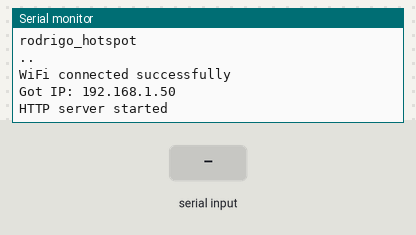
A sketch run on a simulated ESP32. Shown: the last lines printed to the serial monitor. The inputs (shaded band) are chosen by the test bench. WiFi joins after 1.5 s; servers stay silent unless stated.

Above: at 13.2 s.
13.3 s: "luluru14\n" received over the second serial link
At 14.5 s:
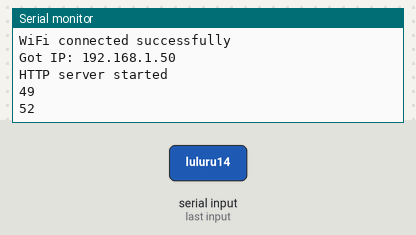
14.8 s: "2" received over the second serial link
At 15.5 s:
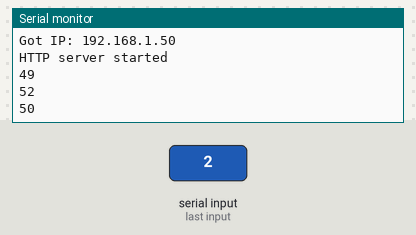

The sketch:

esp32.ino
```cpp
#include <WiFi.h>
#include <WebServer.h>

#define RX1 2
#define TX1 4
#define RX2 16
#define TX2 17

//const char* ssid = "Lulu";
//const char* password = "luluru14";
const char* ssid = "rodrigo_hotspot";
const char* password = "Fideo123";
int parkingStatus[8] = {true,true,true,true,true,true,true,true};
int uart1Read = 0;
int uart2Read = 0;
int parkingCount = 0;
WebServer server(80);

void setup() {
  Serial.begin(115200);
  Serial1.begin(115200, SERIAL_8N1, RX1, TX1);
  Serial2.begin(115200, SERIAL_8N1, RX2, TX2);
  Serial.println("Connecting to ");
  Serial.println(ssid);
  //Se inicia la conexión a WiFi
  WiFi.begin(ssid, password);
  //Esperar a que se conecte el WiFi
  while (WiFi.status() != WL_CONNECTED) {
    delay(1000);
    Serial.print(".");
  }
  //Se imprime mensaje de exito y la dirección IP del servidor
  Serial.println("");
  Serial.println("WiFi connected successfully");
  Serial.print("Got IP: ");
  Serial.println(WiFi.localIP());
  //Handler principal de la página
  server.on("/", handle_OnConnect);
  //Cuando no se encuentra la pagina
  server.onNotFound(handle_NotFound);
  //Iniciar servidor
  server.begin();
  Serial.println("HTTP server started");
  delay(10000);
}

void loop() {
  server.handleClient();
  server.send(200, "text/html", HTMLPage());
  uart1Read = Serial1.read();
  if (uart1Read > 48 && uart1Read <60) {Serial.println(uart1Read);}
  if (uart1Read == 49) {
    parkingStatus[0] = true;
  } else if (uart1Read == 50) {
    parkingStatus[1] = true;
  } else if (uart1Read == 51) {
    parkingStatus[2] = true;
  } else if (uart1Read == 52) {
    parkingStatus[3] = true;
  } else if (uart1Read == 53) {
    parkingStatus[0] = false;
  } else if (uart1Read == 54) {
    parkingStatus[1] = false;
  } else if (uart1Read == 55) {
    parkingStatus[2] = false;
  } else if (uart1Read == 56) {
    parkingStatus[3] = false;
  }
  uart2Read = Serial2.read();
  if (uart2Read > 48 && uart2Read < 60) {Serial.println(uart2Read);}
  if (uart2Read == 49) {
    parkingStatus[4] = true;
  } else if (uart2Read == 50) {
    parkingStatus[5] = true;
  } else if (uart2Read == 51) {
    parkingStatus[6] = true;
  } else if (uart2Read == 52) {
    parkingStatus[7] = true;
  } else if (uart2Read == 53) {
    parkingStatus[4] = false;
  } else if (uart2Read == 54) {
    parkingStatus[5] = false;
  } else if (uart2Read == 55) {
    parkingStatus[6] = false;
  } else if (uart2Read == 56) {
    parkingStatus[7] = false;
  }
  parkingNumber();
}

void handle_OnConnect() {
  server.send(200, "text/html", HTMLPage());
}

String HTMLPage (void) {
  String html = "<!DOCTYPE html>\n";
  html += "<html lang=en>\n";
  html += "<head>\n";
  html += "<meta charset=UTF-8>\n";
  html += "<meta http-equiv=X-UA-Compatible content=\"IE=edge\">\n";
  html += "<meta name=viewport content=\"width=device-width, initial-scale=1.0\">\n";
  html += "<title>Parqueo</title>\n";
  html += "<meta http-equiv=\"refresh\" content=\"1\">";
  html += "</head>\n";
  html += "<body style=background-color:#d9d9d9;position:absolute;width:100%;height:100%;display:flex;align-items:center;justify-content:center>\n";
  html += "<section class=card style=\"background-color:white;width:50%;height:75%;border-radius:10px;box-shadow:-webkit-box-shadow:0 0 14px 0 rgba(64,64,64,0.78);box-shadow:0 0 14px 0 rgba(64,64,64,0.78)\">\n";
  html += "<header class=card-header style=\"display:flex;justify-content:center;align-items:center;height:10%;width:100;border-radius:10px 10px 0 0;background-color:#949494;font-size:32px;font-family:Arial,Helvetica,sans-serif;font-weight:600;color:white\">Parqueo de Parqueos</header>\n";
  html += "<section class=Disponibilidad style=width:100%;height:80%>\n";

  html += "<section class=Parqueo_A: style=display:flex;flex-direction:column;width:100%;height:50%>\n";
  html += "<header class=Parque_A_Header style=margin:20px;font-size:24px;font-weight:600;color:#404040;font-family:Arial,Helvetica,sans-serif>Parqueo A</header>\n";
  html += "<section class=box-container style=display:flex;justify-content:space-around;height:70%;width:100%>\n";
  if (parkingStatus[0] == true) {
    html += "<section class=parking-space style=border-radius:10px;display:flex;align-items:center;justify-content:center;height:100%;width:20%;background-color:#29f505><span style=font-size:28px;font-family:Arial,Helvetica,sans-serif;font-weight:500>A1</span></section>\n";
  } else if (parkingStatus[0] == false) {
    html += "<section class=parking-space style=border-radius:10px;display:flex;align-items:center;justify-content:center;height:100%;width:20%;background-color:#db1212><span style=font-size:28px;font-family:Arial,Helvetica,sans-serif;font-weight:500>A1</span></section>\n";
  }
  if (parkingStatus[1] == true) {
    html += "<section class=parking-space style=border-radius:10px;display:flex;align-items:center;justify-content:center;height:100%;width:20%;background-color:#29f505><span style=\"font-size:28px;font-family:Arial,Helvetica,sans-serif;font-weight:500\"\"><span>A2</span></section>\n";
  } else if (parkingStatus[1] == false) {
    html += "<section class=parking-space style=border-radius:10px;display:flex;align-items:center;justify-content:center;height:100%;width:20%;background-color:#db1212><span style=\"font-size:28px;font-family:Arial,Helvetica,sans-serif;font-weight:500\"\"><span>A2</span></section>\n";
  }
  if (parkingStatus[2] == true) {
    html += "<section class=parking-space style=border-radius:10px;display:flex;align-items:center;justify-content:center;height:100%;width:20%;background-color:#29f505><span style=\"font-size:28px;font-family:Arial,Helvetica,sans-serif;font-weight:500\"\"><span>A3</span></section>\n";
  } else if (parkingStatus[2] == false) {
    html += "<section class=parking-space style=border-radius:10px;display:flex;align-items:center;justify-content:center;height:100%;width:20%;background-color:#db1212><span style=\"font-size:28px;font-family:Arial,Helvetica,sans-serif;font-weight:500\"\"><span>A3</span></section>\n";
  }
  if (parkingStatus[3] == true) {
    html += "<section class=parking-space style=border-radius:10px;display:flex;align-items:center;justify-content:center;height:100%;width:20%;background-color:#29f505><span style=\"font-size:28px;font-family:Arial,Helvetica,sans-serif;font-weight:500\"\"><span>A4</span></section>\n";
  } else if (parkingStatus[3] == false) {
    html += "<section class=parking-space style=border-radius:10px;display:flex;align-items:center;justify-content:center;height:100%;width:20%;background-color:#db1212><span style=\"font-size:28px;font-family:Arial,Helvetica,sans-serif;font-weight:500\"\"><span>A4</span></section>\n";
  }
  html += "</section>\n";
  html += "</section>\n";
  html += "<section class=Parqueo_B: style=display:flex;flex-direction:column;width:100%;height:50%>\n";
  html += "<header class=Parque_B_Header style=margin:20px;font-size:24px;font-weight:600;color:#404040;font-family:Arial,Helvetica,sans-serif>Parqueo B</header>\n";
  html += "<section class=box-container style=display:flex;justify-content:space-around;height:70%;width:100%>\n";
  if (parkingStatus[4] == true) {
    html += "<section class=parking-space style=border-radius:10px;display:flex;align-items:center;justify-content:center;height:100%;width:20%;background-color:#29f505><span style=font-size:28px;font-family:Arial,Helvetica,sans-serif;font-weight:500>B1</span></section>\n";
  } else if (parkingStatus[4] == false) {
    html += "<section class=parking-space style=border-radius:10px;display:flex;align-items:center;justify-content:center;height:100%;width:20%;background-color:#db1212><span style=font-size:28px;font-family:Arial,Helvetica,sans-serif;font-weight:500>B1</span></section>\n";
  }
  if (parkingStatus[5] == true) {
    html += "<section class=parking-space style=border-radius:10px;display:flex;align-items:center;justify-content:center;height:100%;width:20%;background-color:#29f505><span style=\"font-size:28px;font-family:Arial,Helvetica,sans-serif;font-weight:500\"\"><span>B2</span></section>\n";
  } else if (parkingStatus[5] == false) {
    html += "<section class=parking-space style=border-radius:10px;display:flex;align-items:center;justify-content:center;height:100%;width:20%;background-color:#db1212><span style=\"font-size:28px;font-family:Arial,Helvetica,sans-serif;font-weight:500\"\"><span>B2</span></section>\n";
  }
  if (parkingStatus[6] == true) {
    html += "<section class=parking-space style=border-radius:10px;display:flex;align-items:center;justify-content:center;height:100%;width:20%;background-color:#29f505><span style=\"font-size:28px;font-family:Arial,Helvetica,sans-serif;font-weight:500\"\"><span>B3</span></section>\n";
  } else if (parkingStatus[6] == false) {
    html += "<section class=parking-space style=border-radius:10px;display:flex;align-items:center;justify-content:center;height:100%;width:20%;background-color:#db1212><span style=\"font-size:28px;font-family:Arial,Helvetica,sans-serif;font-weight:500\"\"><span>B3</span></section>\n";
  }
  if (parkingStatus[7] == true) {
    html += "<section class=parking-space style=border-radius:10px;display:flex;align-items:center;justify-content:center;height:100%;width:20%;background-color:#29f505><span style=\"font-size:28px;font-family:Arial,Helvetica,sans-serif;font-weight:500\"\"><span>B4</span></section>\n";
  } else if (parkingStatus[7] == false) {
    html += "<section class=parking-space style=border-radius:10px;display:flex;align-items:center;justify-content:center;height:100%;width:20%;background-color:#db1212><span style=\"font-size:28px;font-family:Arial,Helvetica,sans-serif;font-weight:500\"\"><span>B4</span></section>\n";
  }
  html += "</section>\n";
  html += "</section>\n";
  html += "<section class=Total: style=display:flex;justify-content:center;align-items:center;height:10%;width:100%>\n";
  html += "<span style=font-size:24px;font-weight:600;color:#404040;font-family:Arial,Helvetica,sans-serif;margin-right:15px>Parqueos Disponibles:</span>\n";
  html += "<span style=font-size:24px;font-weight:600;color:black;font-family:Arial,Helvetica,sans-serif>";
  html += String(parkingCount);
  html += "</span>\n";
  html += "</section>\n";
  html += "</section>\n";
  html += "</section>\n";
  html += "</body>\n";
  html += "</html>";
  return html;
}

void parkingNumber (void) {
  parkingCount = 0;
  for (int i = 0; i < 8; i++) {
    if (parkingStatus[i] == true) {
      parkingCount++;
    }
  }
}

void handle_NotFound() {
  server.send(404, "text/plain", "Not found");
}
```

Measured:
- after the input at 13.3 s, the serial monitor: prints a new line at once (image 1)
- after the input at 14.8 s, the serial monitor: prints a new line at once (image 2)
